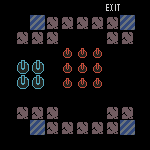

Rendered tile map (Tiled .tmx) drawn with the repository's tilesets; below, a short description and the full map source, tile grids included:
An orthogonal 10x10 tile map with 15x15 px tiles, 1 tile layer (Layer2) and 1 object (27).

<map version="1.2" tiledversion="1.2.4" orientation="orthogonal" renderorder="right-down" width="10" height="10" tilewidth="15" tileheight="15" infinite="0" nextlayerid="3" nextobjectid="10">
 <tileset firstgid="1" source="tileset.tsx" />
 <layer id="1" name="Layer2" width="10" height="10">
  <data encoding="csv">
0,0,0,0,0,0,0,9,0,0,
0,0,4,11,11,11,11,11,4,0,
0,11,11,11,0,0,0,11,11,0,
0,0,0,0,2147483660,2147483660,2147483660,0,0,0,
0,6,6,0,2147483660,2147483660,2147483660,0,0,0,
0,6,6,0,2147483660,2147483660,2147483660,0,0,0,
0,0,0,0,0,0,0,0,0,0,
0,11,11,11,0,0,0,11,11,0,
0,0,4,11,11,11,11,11,4,0,
0,0,0,0,0,0,0,0,0,0
</data>
 </layer>
 <objectgroup id="2" name="Cha">
  <object id="9" name="27" x="15" y="15" width="15" height="15" />
 </objectgroup>
</map>
